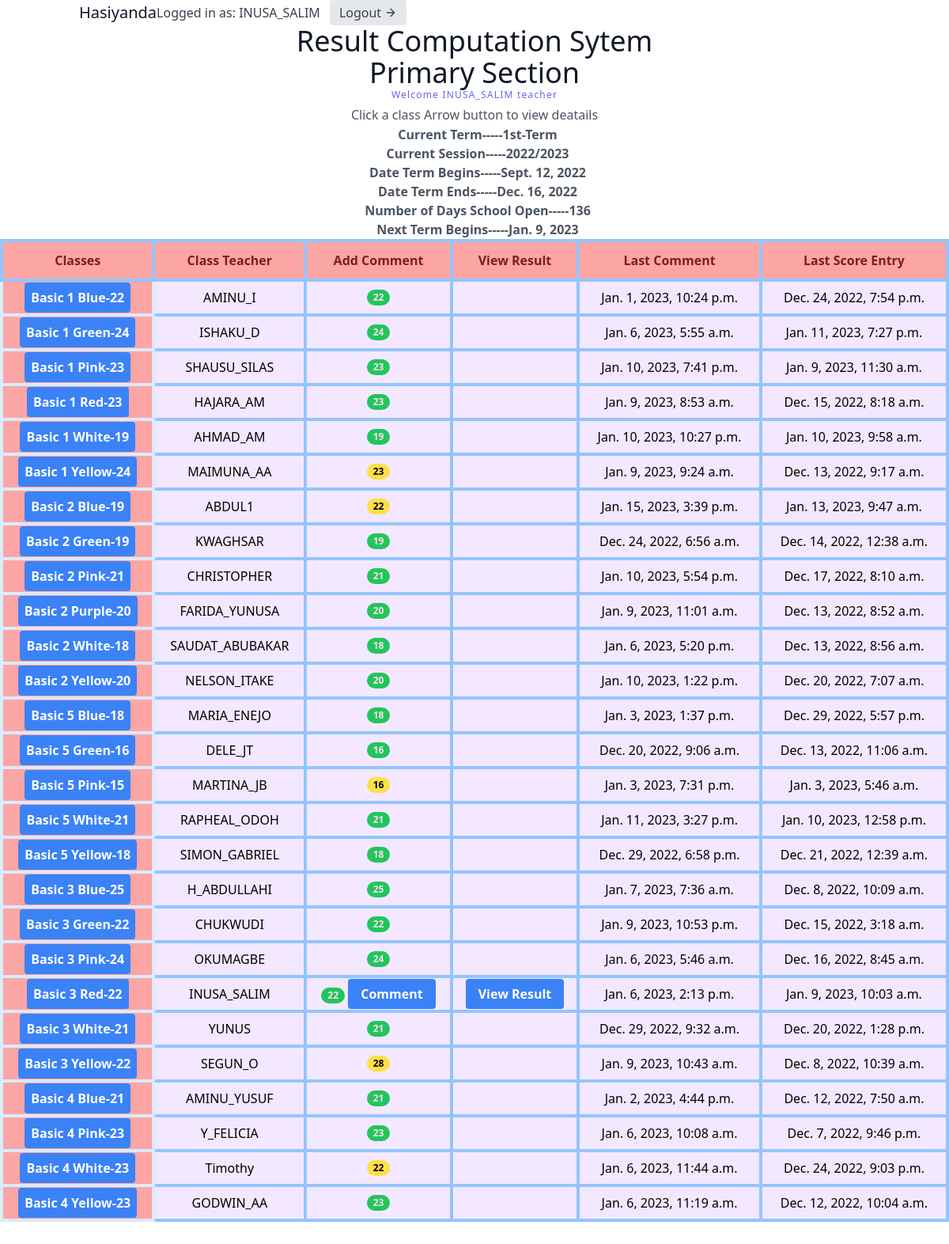
/classList/ (signed in), run on the app's committed database.
### users/models.py (models this page shows, shortened)
class User(AbstractUser):
    class Role(models.TextChoices):
        ADMIN = 'admin'
        TEACHER = 'teacher'
        STUDENT = 'student'
    base_role = Role.TEACHER
    role = models.CharField(max_length=10, choices= Role.choices , null=True, blank=True)
    section = models.ForeignKey('result.section', on_delete=models.SET_NULL, null=True , blank=True)
    class Meta:
        db_table = 'auth_user'
    def __str__(self):
        return self.username

### result/models.py (models this page shows, shortened)
class section(models.Model):
    sectionName = models.CharField(max_length=100 , unique=True)
    def __str__(self):
        return self.sectionName

class setting(models.Model):
    announcement = models.CharField(max_length=100,null=True)
    announcement_date = models.DateField(auto_now_add=False,null=True)
    news = models.CharField(max_length=100,null=True)
    current_Term = models.CharField(max_length=100,choices=term_choices,null=True)
    current_Session = models.CharField(max_length=100,null=True)
    date_Term_Begin = models.DateField(auto_now_add=False,null=True)
    date_Term_End = models.DateField(auto_now_add=False,null=True)
    number_of_days_school_open = models.IntegerField(null=True)
    next_term_begins = models.DateField(auto_now_add=False,null=True)

class classArmTeacher(models.Model):
    className = models.ForeignKey(all_class, on_delete=models.CASCADE, null=True)
    classArm = models.ForeignKey(classArm, related_name='classArm', on_delete=models.CASCADE, null=True)
    classTeacher = models.ForeignKey(User, on_delete=models.SET_NULL, null=True)
    date = models.DateTimeField(auto_now_add=True)
    class Meta:
        ordering = ['className']

class all_class(models.Model):
    className = models.CharField(max_length=100 , unique=True)
    section = models.ForeignKey(section, on_delete=models.CASCADE, null=True)
    complete = models.BooleanField(default=False)
    date = models.DateTimeField(auto_now_add=True)
    def __str__(self):
        return self.className
    class Meta:
        ordering = ['className']

class classArm(models.Model):
    armName = models.CharField(max_length=100 , unique=True)
    def __str__(self):
        return self.armName
    class Meta:
        ordering = ['armName']

### result/views.py (the view, shortened to what this page needs)
# urls.py: path('classList/', classList.as_view(), name='classList'),
class classList(ListView):
    model = classArmTeacher
    template_name = 'result/classList.html'
    def get_context_data(self, **kwargs):
        context = super(classList, self).get_context_data(**kwargs)
        context['user'] = self.request.user
        context['setting'] = setting.objects.all()
        context['settingForm'] = settingForm()
        if self.request.user.is_staff:
            context["btn"] = "Edit Termlly Settings"
            context['all_class'] = classArmTeacher.objects.annotate(
                commentCount = Count('comment__student__id', distinct=True),
                student_in_assessment = Count('assessment__student__id', distinct=True),
                latestCommentdate = Max('comment__date'),
                latestAssessmentdate = Max('assessment__date')
                )
        else:
            context['all_class'] = classArmTeacher.objects.filter(className__section__sectionName = self.request.user.section).annotate(
                commentCount = Count('comment__id', distinct=True),
                student_in_assessment = Count('assessment__student__id', distinct=True),
                latestCommentdate = Max('comment__date'),
                latestAssessmentdate = Max('assessment__date')
            )
        return context

### result/templates/result/classList.html (shortened to what this page needs)
<script src="https://cdn.tailwindcss.com"></script>
<link rel="stylesheet" href="https://cdn.tailgrids.com/tailgrids-fallback.css" />
{% include 'navbar.html' %}
<section class="text-gray-600 body-font">
   <div class="container px-5  mx-auto">
     <div class="flex flex-col text-center w-full">
       <h1 class="sm:text-4xl text-3xl font-medium title-font text-gray-900">Result Computation Sytem</h1>
       <h1 class="sm:text-4xl text-3xl font-medium title-font text-gray-900">{{ user.section }} Section</h1>
       <h2 class="text-xs text-indigo-500 tracking-widest font-medium title-font mb-1">Welcome {{user.username}} {{user.role}}</h2>
       <p class=" mx-auto leading-relaxed text-base">Click a class Arrow button to view deatails</p>
        {% if setting.count > 0 %}
              <h4 class="font-bold pl-2">
                  Current Term-----{{setting.0.current_Term}}<br>
                  Current Session-----{{setting.0.current_Session}}<br>
                  Date Term Begins-----{{setting.0.date_Term_Begin}}<br>
                  Date Term Ends-----{{setting.0.date_Term_End}}<br>
                  Number of Days School Open-----{{setting.0.number_of_days_school_open}}<br>
                  Next Term Begins-----{{setting.0.next_term_begins}}<br>
              </h4>
        {% endif %}
      </div>
   </div>
   <div class="flex flex-col h-screen">
    <div class="flex-grow overflow-auto">
      <table class="relative w-full border">
        <thead>
          <tr>
            <th class="sticky top-0 border-4 border-blue-300  py-3 text-red-900 bg-red-300">Classes</th>
            <th class="sticky top-0 border-4 border-blue-300  py-3 text-red-900 bg-red-300">Class Teacher</th>
            <th class="sticky top-0 border-4 border-blue-300  py-3 text-red-900 bg-red-300">Add Comment</th>
            <th class="sticky top-0 border-4 border-blue-300  py-3 text-red-900 bg-red-300">View Result</th>
            <th class="sticky top-0 border-4 border-blue-300  py-3 text-red-900 bg-red-300 whitespace-nowrap">Last Comment</th>
            <th class="sticky top-0 border-4 border-blue-300  py-3 text-red-900 bg-red-300 whitespace-nowrap">Last Score Entry</th>
          </tr>
        </thead>
        <tbody class="divide-y bg-purple-100">
          <tr>
            {% for class in all_class %}
            <td class="border-4 border-blue-100  bg-red-300  text-center sticky left-0 ">
              <button class="bg-blue-500 hover:bg-blue-700 text-white font-bold py-2 px-2 rounded">
                <a href="{% url 'result:classDetails' class.id %}">
                  {{ class.className }} {{ class.classArm }}-{{class.student_in_assessment}}
                </a>
              </button>
            </td>
            <td class="border-4 border-blue-300    text-center">{{ class.classTeacher }}</td>
            <td class="border-4 border-blue-300    text-center">
              {%if class.commentCount == class.student_in_assessment %}
                <span class="inline-flex items-center justify-center px-2 py-1 text-xs font-bold leading-none text-red-100 bg-green-500 rounded-full">{{class.commentCount}}</span>
               {% elif class.commentCount > 0 %}
               <span class="inline-flex items-center justify-center px-2 py-1 text-xs font-bold leading-none text-black-100 bg-yellow-300 rounded-full">{{class.commentCount}}</span>
                {%else%}
                <span class="inline-flex items-center justify-center px-2 py-1 text-xs font-bold leading-none text-red-100 bg-red-500 rounded-full">{{class.commentCount}}</span>
               {%endif%}
            {% if class.classTeacher == request.user  or request.user.is_staff %}
              <button class="bg-blue-500 hover:bg-blue-700 text-white font-bold py-2 px-4 rounded">
              <a href="{% url 'result:addComment' class.id %}">Comment </a>
              </button>
            {% endif %}
            </td>
            <td class="border-4 border-blue-300    text-center">
            {% if class.classTeacher == request.user or request.user.is_staff %}
             <button class="bg-blue-500 hover:bg-blue-700 text-white font-bold py-2 px-4 rounded">
              <a href="{% url 'result:examResult' class.id %}">View Result</a>
              </button>
            {% endif %}
            </td>
            <td class="border-4 border-blue-300 text-center  ">
              {{ class.latestCommentdate }}
            </td>
            <td class="border-4 border-blue-300 text-center ">
              {{ class.latestAssessmentdate }}
            </td>
          </tr>
          {% endfor %}
        </tbody>
      </table>
    </div>
  </div>
 </section>

### templates/navbar.html (shortened to what this page needs)
<header class="text-gray-700 body-font">
<link rel="stylesheet" href="https://cdnjs.cloudflare.com/ajax/libs/animate.css/3.5.2/animate.min.css">
    <div class="container mx-auto flex flex-wrap flex-col md:flex-row items-center">
      <a href="" class="flex title-font font-medium items-center text-gray-900 mb-4 md:mb-0">
        <span class="ml-3 text-xl">Hasiyanda</span>
      </a>
      {% if request.user.is_authenticated %}
        Logged in as: {{ request.user.username }}
        <a href="{% url 'result:logoutUser'  %}" class="ml-3 inline-flex items-center bg-gray-200 border-0 py-1 px-3 focus:outline-none hover:bg-gray-300 rounded text-base mt-4 md:mt-0">
          Logout
            <svg fill="none" stroke="currentColor" stroke-linecap="round" stroke-linejoin="round" stroke-width="2" class="w-4 h-4 ml-1" viewBox="0 0 24 24">
                <path d="M5 12h14M12 5l7 7-7 7"></path>
            </svg>
        </a>
      {% endif %}
    </div>
</header>

### data on the page
setting: current_Term "1st-Term", current_Session "2022/2023", date_Term_Begin "Sept. 12, 2022", date_Term_End "Dec. 16, 2022", number_of_days_school_open "136", next_term_begins "Jan. 9, 2023"
classArmTeacher: className "Basic 1", classArm "Blue", student_in_assessment "22", classTeacher "AMINU_I", commentCount "22", latestCommentdate "Jan. 1, 2023, 10:24 p.m.", latestAssessmentdate "Dec. 24, 2022, 7:54 p.m."
classArmTeacher: className "Basic 1", classArm "Green", student_in_assessment "24", classTeacher "ISHAKU_D", commentCount "24", latestCommentdate "Jan. 6, 2023, 5:55 a.m.", latestAssessmentdate "Jan. 11, 2023, 7:27 p.m."
classArmTeacher: className "Basic 1", classArm "Pink", student_in_assessment "23", classTeacher "SHAUSU_SILAS", commentCount "23", latestCommentdate "Jan. 10, 2023, 7:41 p.m.", latestAssessmentdate "Jan. 9, 2023, 11:30 a.m."
classArmTeacher: className "Basic 1", classArm "Red", student_in_assessment "23", classTeacher "HAJARA_AM", commentCount "23", latestCommentdate "Jan. 9, 2023, 8:53 a.m.", latestAssessmentdate "Dec. 15, 2022, 8:18 a.m."
classArmTeacher: className "Basic 1", classArm "White", student_in_assessment "19", classTeacher "AHMAD_AM", commentCount "19", latestCommentdate "Jan. 10, 2023, 10:27 p.m.", latestAssessmentdate "Jan. 10, 2023, 9:58 a.m."
classArmTeacher: className "Basic 1", classArm "Yellow", student_in_assessment "24", classTeacher "MAIMUNA_AA", commentCount "23", latestCommentdate "Jan. 9, 2023, 9:24 a.m.", latestAssessmentdate "Dec. 13, 2022, 9:17 a.m."
classArmTeacher: className "Basic 2", classArm "Blue", student_in_assessment "19", classTeacher "ABDUL1", commentCount "22", latestCommentdate "Jan. 15, 2023, 3:39 p.m.", latestAssessmentdate "Jan. 13, 2023, 9:47 a.m."
classArmTeacher: className "Basic 2", classArm "Green", student_in_assessment "19", classTeacher "KWAGHSAR", commentCount "19", latestCommentdate "Dec. 24, 2022, 6:56 a.m.", latestAssessmentdate "Dec. 14, 2022, 12:38 a.m."
classArmTeacher: className "Basic 2", classArm "Pink", student_in_assessment "21", classTeacher "CHRISTOPHER", commentCount "21", latestCommentdate "Jan. 10, 2023, 5:54 p.m.", latestAssessmentdate "Dec. 17, 2022, 8:10 a.m."
classArmTeacher: className "Basic 2", classArm "Purple", student_in_assessment "20", classTeacher "FARIDA_YUNUSA", commentCount "20", latestCommentdate "Jan. 9, 2023, 11:01 a.m.", latestAssessmentdate "Dec. 13, 2022, 8:52 a.m."
classArmTeacher: className "Basic 2", classArm "White", student_in_assessment "18", classTeacher "SAUDAT_ABUBAKAR", commentCount "18", latestCommentdate "Jan. 6, 2023, 5:20 p.m.", latestAssessmentdate "Dec. 13, 2022, 8:56 a.m."
classArmTeacher: className "Basic 2", classArm "Yellow", student_in_assessment "20", classTeacher "NELSON_ITAKE", commentCount "20", latestCommentdate "Jan. 10, 2023, 1:22 p.m.", latestAssessmentdate "Dec. 20, 2022, 7:07 a.m."
classArmTeacher: className "Basic 5", classArm "Blue", student_in_assessment "18", classTeacher "MARIA_ENEJO", commentCount "18", latestCommentdate "Jan. 3, 2023, 1:37 p.m.", latestAssessmentdate "Dec. 29, 2022, 5:57 p.m."
classArmTeacher: className "Basic 5", classArm "Green", student_in_assessment "16", classTeacher "DELE_JT", commentCount "16", latestCommentdate "Dec. 20, 2022, 9:06 a.m.", latestAssessmentdate "Dec. 13, 2022, 11:06 a.m."
classArmTeacher: className "Basic 5", classArm "Pink", student_in_assessment "15", classTeacher "MARTINA_JB", commentCount "16", latestCommentdate "Jan. 3, 2023, 7:31 p.m.", latestAssessmentdate "Jan. 3, 2023, 5:46 a.m."
classArmTeacher: className "Basic 5", classArm "White", student_in_assessment "21", classTeacher "RAPHEAL_ODOH", commentCount "21", latestCommentdate "Jan. 11, 2023, 3:27 p.m.", latestAssessmentdate "Jan. 10, 2023, 12:58 p.m."
classArmTeacher: className "Basic 5", classArm "Yellow", student_in_assessment "18", classTeacher "SIMON_GABRIEL", commentCount "18", latestCommentdate "Dec. 29, 2022, 6:58 p.m.", latestAssessmentdate "Dec. 21, 2022, 12:39 a.m."
classArmTeacher: className "Basic 3", classArm "Blue", student_in_assessment "25", classTeacher "H_ABDULLAHI", commentCount "25", latestCommentdate "Jan. 7, 2023, 7:36 a.m.", latestAssessmentdate "Dec. 8, 2022, 10:09 a.m."
classArmTeacher: className "Basic 3", classArm "Green", student_in_assessment "22", classTeacher "CHUKWUDI", commentCount "22", latestCommentdate "Jan. 9, 2023, 10:53 p.m.", latestAssessmentdate "Dec. 15, 2022, 3:18 a.m."
classArmTeacher: className "Basic 3", classArm "Pink", student_in_assessment "24", classTeacher "OKUMAGBE", commentCount "24", latestCommentdate "Jan. 6, 2023, 5:46 a.m.", latestAssessmentdate "Dec. 16, 2022, 8:45 a.m."
classArmTeacher: className "Basic 3", classArm "Red", student_in_assessment "22", classTeacher "INUSA_SALIM", commentCount "22", shows "Comment", shows "View Result", latestCommentdate "Jan. 6, 2023, 2:13 p.m.", latestAssessmentdate "Jan. 9, 2023, 10:03 a.m."
classArmTeacher: className "Basic 3", classArm "White", student_in_assessment "21", classTeacher "YUNUS", commentCount "21", latestCommentdate "Dec. 29, 2022, 9:32 a.m.", latestAssessmentdate "Dec. 20, 2022, 1:28 p.m."
classArmTeacher: className "Basic 3", classArm "Yellow", student_in_assessment "22", classTeacher "SEGUN_O", commentCount "28", latestCommentdate "Jan. 9, 2023, 10:43 a.m.", latestAssessmentdate "Dec. 8, 2022, 10:39 a.m."
classArmTeacher: className "Basic 4", classArm "Blue", student_in_assessment "21", classTeacher "AMINU_YUSUF", commentCount "21", latestCommentdate "Jan. 2, 2023, 4:44 p.m.", latestAssessmentdate "Dec. 12, 2022, 7:50 a.m."
classArmTeacher: className "Basic 4", classArm "Pink", student_in_assessment "23", classTeacher "Y_FELICIA", commentCount "23", latestCommentdate "Jan. 6, 2023, 10:08 a.m.", latestAssessmentdate "Dec. 7, 2022, 9:46 p.m."
classArmTeacher: className "Basic 4", classArm "White", student_in_assessment "23", classTeacher "Timothy", commentCount "22", latestCommentdate "Jan. 6, 2023, 11:44 a.m.", latestAssessmentdate "Dec. 24, 2022, 9:03 p.m."
classArmTeacher: className "Basic 4", classArm "Yellow", student_in_assessment "23", classTeacher "GODWIN_AA", commentCount "23", latestCommentdate "Jan. 6, 2023, 11:19 a.m.", latestAssessmentdate "Dec. 12, 2022, 10:04 a.m."

### other printed values
{{ request.user.username }} "INUSA_SALIM"
{{ user.section }} "Primary"
{{ user.username }} "INUSA_SALIM"
{{ user.role }} "teacher"
